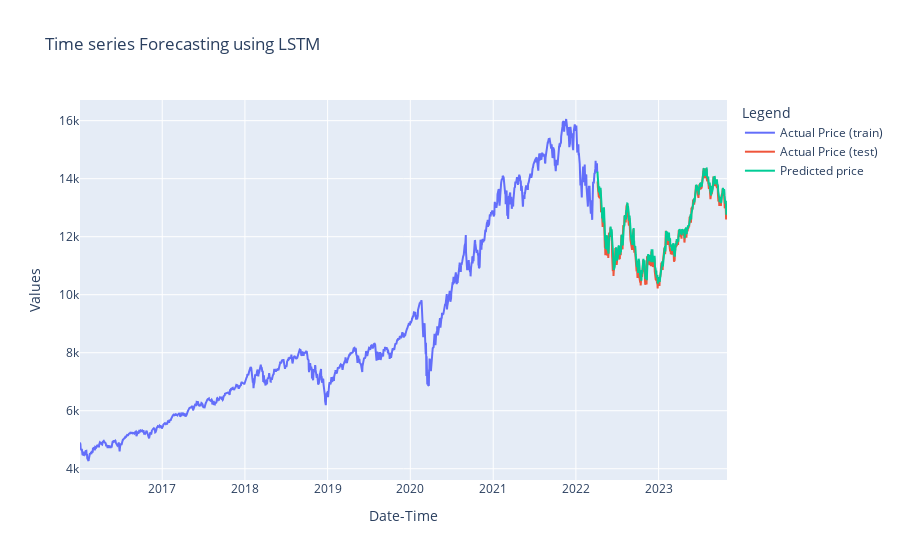

Write notebook code for a chart like this one.
### Code cell
data = data.filter(['Close'])
train = data[:training_data_len]
validation = data[training_data_len:]
validation['Predictions'] = predictions
train.reset_index(inplace = True)
validation.reset_index(inplace = True)

fig = go.Figure()
fig.add_trace(go.Scatter(x=train.Date, y=train.Close, mode='lines', name='Actual Price (train)'))
fig.add_trace(go.Scatter(x=validation.Date, y=validation.Close, mode='lines', name='Actual Price (test)'))
fig.add_trace(go.Scatter(x=validation.Date, y=validation.Predictions, mode='lines', name='Predicted price'))
fig.update_layout(
        title="Time series Forecasting using LSTM",
        xaxis_title="Date-Time",
        yaxis_title="Values",
        legend_title="Legend")
fig.show()

### Figure 1 — Plotly figure (JSON) as saved in the notebook; plotly's stock layout.template omitted (floating-point values rounded to 4 significant figures; data arrays with more than 128 entries replaced by an {"elided": "..."} marker saying what was removed)
{"data": [{"mode": "lines", "name": "Actual Price (train)", "type": "scatter", "x": {"elided": "1576 str values"}, "y": {"elided": "1576 float values"}}, {"mode": "lines", "name": "Actual Price (test)", "type": "scatter", "x": {"elided": "394 str values"}, "y": {"elided": "394 float values"}}, {"mode": "lines", "name": "Predicted price", "type": "scatter", "x": {"elided": "394 str values"}, "y": {"elided": "394 float values"}}], "layout": {"legend": {"title": {"text": "Legend"}}, "title": {"text": "Time series Forecasting using LSTM"}, "xaxis": {"title": {"text": "Date-Time"}}, "yaxis": {"title": {"text": "Values"}}}}
